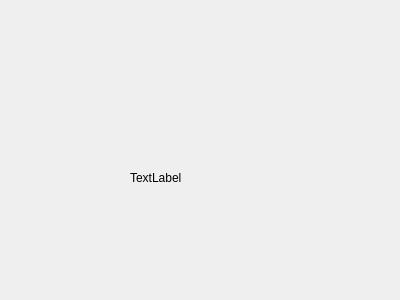
<?xml version="1.0" encoding="UTF-8"?>
<ui version="4.0">
 <class>FCProgressWidget</class>
 <widget class="QWidget" name="FCProgressWidget">
  <property name="geometry">
   <rect>
    <x>0</x>
    <y>0</y>
    <width>400</width>
    <height>300</height>
   </rect>
  </property>
  <property name="windowTitle">
   <string>Form</string>
  </property>
  <widget class="QLabel" name="label">
   <property name="geometry">
    <rect>
     <x>130</x>
     <y>170</y>
     <width>53</width>
     <height>15</height>
    </rect>
   </property>
   <property name="text">
    <string>TextLabel</string>
   </property>
  </widget>
 </widget>
 <resources/>
 <connections/>
</ui>
